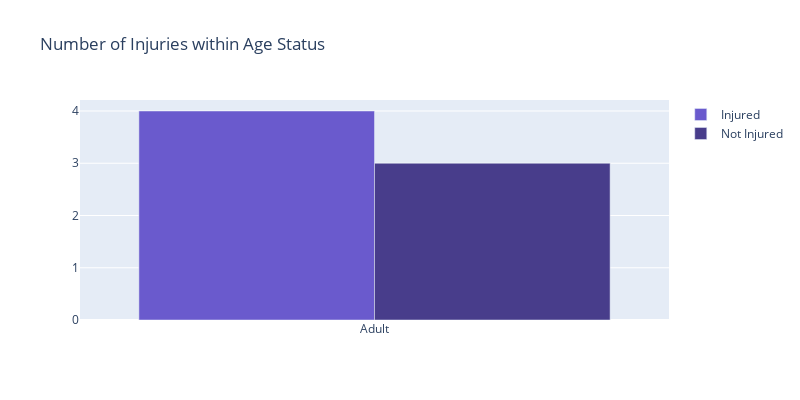

The notebook cell saved with this chart:
### Code cell
# Group data of 'Patient_Age_Stage' and 'Result' with number of Injured and not injured patients.
cnt = df.groupby(['Patient_Age_Stage', 'Result']).size().reset_index(name='counts')
# Pivot data and make Injured and not injured number is columns
cnt = cnt.pivot(index='Patient_Age_Stage', columns='Result', values= 'counts').reset_index()
# Create a figure 
fig = go.Figure()
fig.add_trace(go.Bar(y = cnt.Injured, x = cnt.Patient_Age_Stage,
              name = 'Injured', marker_color = 'slateblue'))
fig.add_trace(go.Bar(y = cnt['Not Injured'], x = cnt.Patient_Age_Stage,
              name = 'Not Injured', marker_color = 'darkslateblue'))
fig.update_layout(title='Number of Injuries within Age Status')

fig.update_layout(width = 800, height = 400)
fig.show()

### Figure 1 — Plotly figure (JSON) as saved in the notebook; plotly's stock layout.template omitted (floating-point values rounded to 4 significant figures)
{"data": [{"marker": {"color": "slateblue"}, "name": "Injured", "type": "bar", "x": ["Adult"], "y": [4]}, {"marker": {"color": "darkslateblue"}, "name": "Not Injured", "type": "bar", "x": ["Adult"], "y": [3]}], "layout": {"height": 400, "title": {"text": "Number of Injuries within Age Status"}, "width": 800}}
